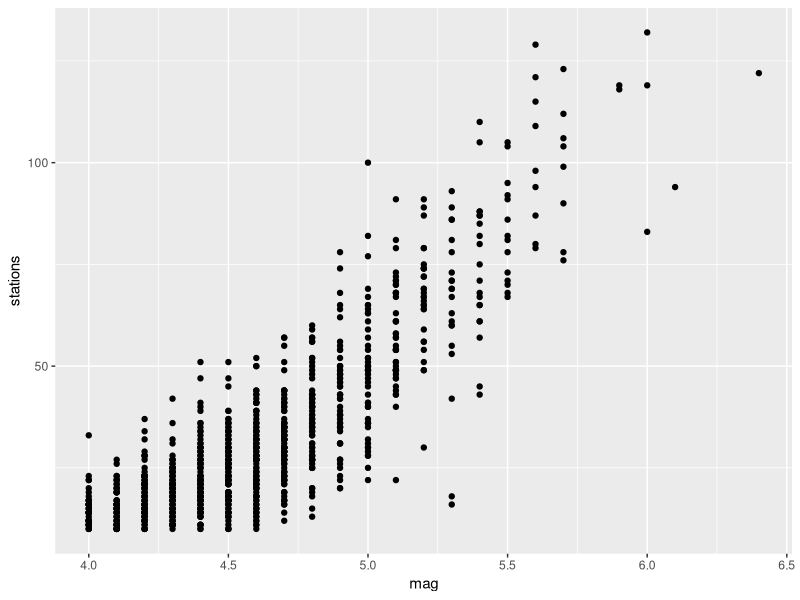

Recreate this plot in R.
## ---- chunk 1
library(tidyverse)
## ---- chunk 2
ggplot(data=quakes) +
  geom_point(mapping=aes(x=mag, y=stations))
